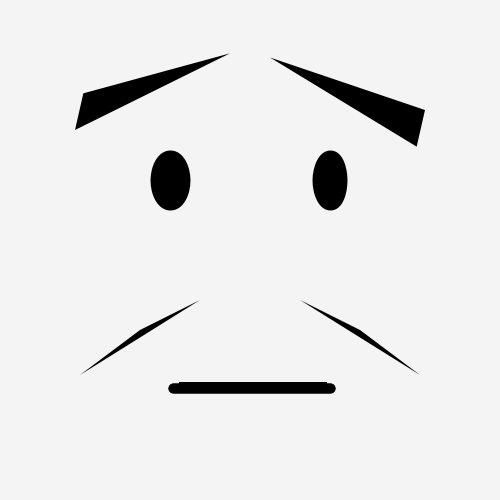
Frame 1 (no input)
Frame 60 (the mouse pressed at the canvas centre just before this capture): identical to frame 1, image omitted
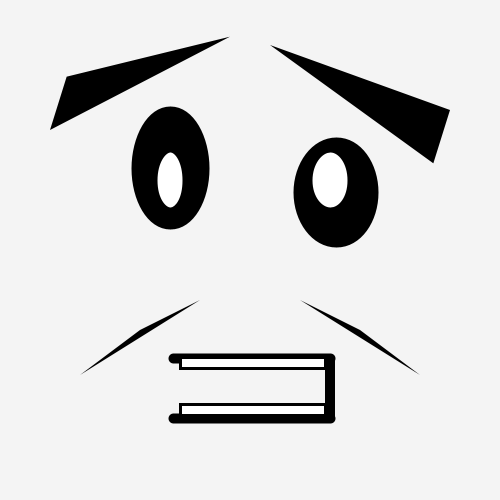
Frame 120 (the mouse held since frame 60 and released just before this capture)

The Processing sketch that drew these frames (run headless with seeded random() and noise(); from frame 60 on, the mouse is pressed at the canvas centre):

// Processing sketch: processing_50698
// ── processing_50698.pde

float rx1,ry1;
float rx2,ry2;
float q;
float randleft;

void setup()
{
  size(500,500);
  noCursor();
  background(255,255,255);
  rectMode(CENTER);
  
  rx1 = 160;
  ry1 = 390;
  rx2 = 160;
  ry2 = 390;
  q = 0;
}

void draw()
{
  fill(255,255,255);
  noStroke();
  fill(244);
  quad(0,500,0,0,500,0,500,500);
  
 
  
  fill(0);
  noStroke();
  
  
 
 
  triangle(200,300,140,330,80,375);
  triangle(300,300,360,330,420,375);
  
  //fill(0);
  //float tm = map(-mouseX,0,30,389,393);
  //quad(320,tm,330,tm,330,400,320,400);

  fill(0);
  float m = map(mouseX,0,width,0,120);
  rect(330,390,10,m);

  stroke(0);
  strokeWeight(10);
  line(330,388-m/2,173,388-m/2);
  line(330,388+m/2,173,388+m/2);
  
  //fill(0);
  //float tml = map(-mouseX,0,width,390,394);
  //rect(rx1,tml,160,10);
  
  
  fill(0);
  float le = map(mouseX,0,width,50,150);
  ellipse(330+mouseY/40,180+mouseX/20,le-25,le);
  
  
  fill(0);
  float re = map(mouseX,0,width,50,150);
  ellipse(170,180-mouseX/20,re-20-mouseX/20,re+mouseY/18);
  
  fill(255);
  float wle = map(mouseX,0,width,30,100);
  ellipse(330,180,wle-20,wle);
  
  fill(255);
  float wre = map(mouseX,0,width,30,100);
  ellipse(170,180,wre-30,wre);
  
  fill(255);
  stroke(0);
  strokeWeight(3);
  rect(253,385-mouseX/11.5,145,re/6-6);

  fill(255);
  stroke(0);
  strokeWeight(3);
  rect(253,385+mouseX/10,145,re/6-6);
  
  fill(0);
  noStroke();
  triangle(230,70-re/3,100-re/2,130,100-re/3,110-re/3);
  triangle(270,70-re/4,400+re/3,130+re/3,400+re/2,110);
  

  
}
